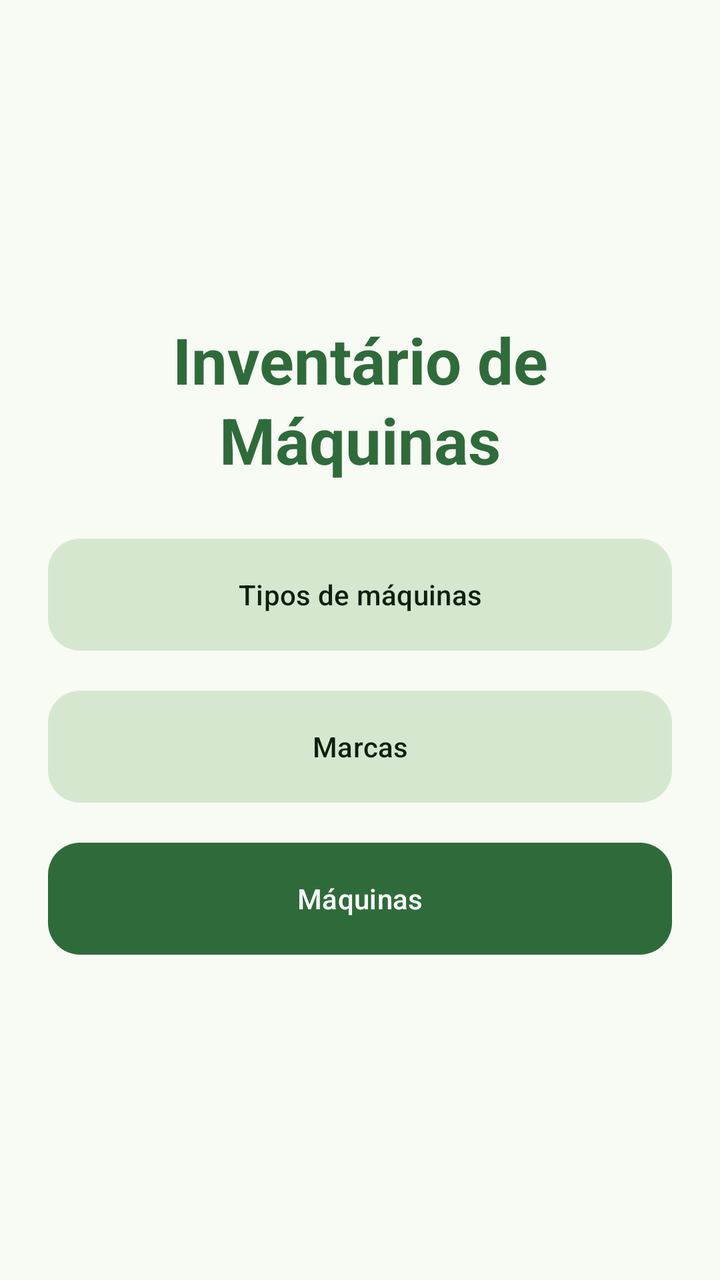
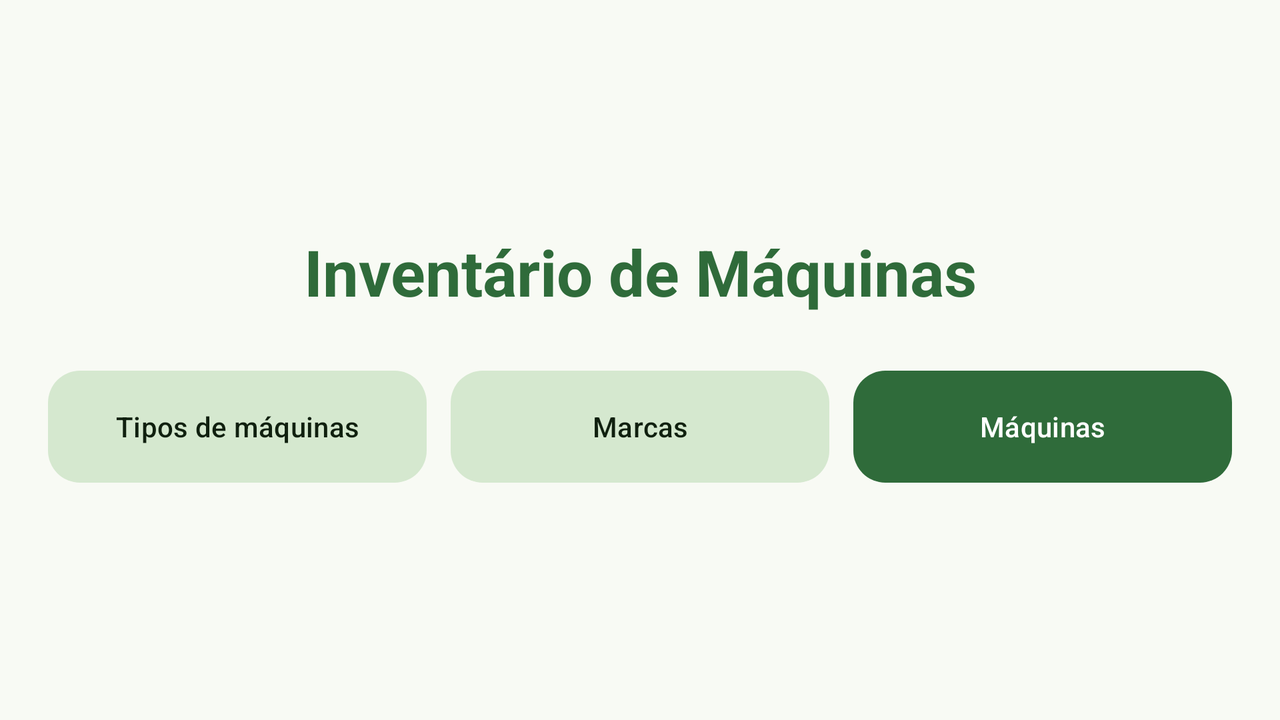

An Android layout and its configuration variant, each rendered on a device that would load it. The default file and the variant file are quoted in full after the pictures.
<!-- AndroidManifest.xml: application theme Theme.InventarioMaquinas -->
<!-- res/layout/activity_main.xml -->
<?xml version="1.0" encoding="utf-8"?>
<LinearLayout xmlns:android="http://schemas.android.com/apk/res/android"
    xmlns:app="http://schemas.android.com/apk/res-auto"
    android:id="@+id/main"
    android:layout_width="match_parent"
    android:layout_height="match_parent"
    android:gravity="center"
    android:orientation="vertical"
    android:padding="24dp">

    <TextView
        android:layout_width="match_parent"
        android:layout_height="wrap_content"
        android:gravity="center"
        android:text="@string/app_name"
        android:textAppearance="?attr/textAppearanceHeadlineLarge"
        android:textColor="?attr/colorPrimary"
        android:textStyle="bold" />

    <Button
        style="@style/Widget.Material3.Button.TonalButton"
        app:cornerRadius="16dp"
        android:id="@+id/buttonTipos"
        android:layout_width="match_parent"
        android:layout_height="64dp"
        android:layout_marginTop="24dp"
        android:text="@string/title_types" />

    <Button
        style="@style/Widget.Material3.Button.TonalButton"
        app:cornerRadius="16dp"
        android:id="@+id/buttonMarcas"
        android:layout_width="match_parent"
        android:layout_height="64dp"
        android:layout_marginTop="12dp"
        android:text="@string/title_brands" />

    <Button
        app:cornerRadius="16dp"
        android:id="@+id/buttonMaquinas"
        android:layout_width="match_parent"
        android:layout_height="64dp"
        android:layout_marginTop="12dp"
        android:text="@string/title_machines" />

</LinearLayout>
<!-- resources referenced by this layout -->
<resources>
  <string name="app_name">Inventário de Máquinas</string>
  <string name="title_brands">Marcas</string>
  <string name="title_machines">Máquinas</string>
  <string name="title_types">Tipos de máquinas</string>
  <style name="Theme.InventarioMaquinas" parent="Base.Theme.InventarioMaquinas" />
  <style name="Base.Theme.InventarioMaquinas" parent="Theme.Material3.DayNight.NoActionBar">
          <item name="colorPrimary">@color/brand_primary</item>
          <item name="colorOnPrimary">@color/brand_on_primary</item>
          <item name="colorPrimaryContainer">@color/brand_primary_container</item>
          <item name="colorOnPrimaryContainer">@color/brand_on_primary_container</item>
          <item name="colorSecondary">@color/brand_secondary</item>
          <item name="colorOnSecondary">@color/brand_on_secondary</item>
          <item name="colorSecondaryContainer">@color/brand_secondary_container</item>
          <item name="colorOnSecondaryContainer">@color/brand_on_secondary_container</item>
          <item name="colorSurface">@color/brand_surface</item>
          <item name="colorOnSurface">@color/brand_on_surface</item>
          <item name="colorSurfaceVariant">@color/brand_surface_variant</item>
          <item name="colorOnSurfaceVariant">@color/brand_on_surface_variant</item>
          <item name="colorOutline">@color/brand_outline</item>
          <item name="colorOutlineVariant">@color/brand_outline_variant</item>
          <item name="android:colorBackground">@color/brand_surface</item>
          <item name="colorOnBackground">@color/brand_on_surface</item>
      </style>
  <color name="brand_primary">#2F6B3A</color>
  <color name="brand_on_primary">#FFFFFF</color>
  <color name="brand_primary_container">#B7F2B8</color>
  <color name="brand_on_primary_container">#00210A</color>
  <color name="brand_secondary">#52634F</color>
  <color name="brand_on_secondary">#FFFFFF</color>
  <color name="brand_secondary_container">#D5E8CF</color>
  <color name="brand_on_secondary_container">#10200F</color>
  <color name="brand_surface">#F8FAF4</color>
  <color name="brand_on_surface">#191C19</color>
  <color name="brand_surface_variant">#DDE5DA</color>
  <color name="brand_on_surface_variant">#414941</color>
  <color name="brand_outline">#717971</color>
  <color name="brand_outline_variant">#C1C9BF</color>
</resources>
<!-- res/layout-land/activity_main.xml (the repository's variant of the layout above) -->
<!-- drawn on the phone turned sideways -->
<?xml version="1.0" encoding="utf-8"?>
<LinearLayout xmlns:android="http://schemas.android.com/apk/res/android"
    xmlns:app="http://schemas.android.com/apk/res-auto"
    android:id="@+id/main"
    android:layout_width="match_parent"
    android:layout_height="match_parent"
    android:gravity="center"
    android:orientation="vertical"
    android:padding="24dp">

    <TextView
        android:layout_width="match_parent"
        android:layout_height="wrap_content"
        android:gravity="center"
        android:text="@string/app_name"
        android:textAppearance="?attr/textAppearanceHeadlineLarge"
        android:textColor="?attr/colorPrimary"
        android:textStyle="bold" />

    <LinearLayout
        android:layout_width="match_parent"
        android:layout_height="wrap_content"
        android:layout_marginTop="24dp"
        android:orientation="horizontal">

        <Button
        style="@style/Widget.Material3.Button.TonalButton"
        app:cornerRadius="16dp"
            android:id="@+id/buttonTipos"
            android:layout_width="0dp"
            android:layout_height="64dp"
            android:layout_weight="1"
            android:text="@string/title_types" />

        <Button
        style="@style/Widget.Material3.Button.TonalButton"
        app:cornerRadius="16dp"
            android:id="@+id/buttonMarcas"
            android:layout_width="0dp"
            android:layout_height="64dp"
            android:layout_marginStart="12dp"
            android:layout_weight="1"
            android:text="@string/title_brands" />

        <Button
        app:cornerRadius="16dp"
            android:id="@+id/buttonMaquinas"
            android:layout_width="0dp"
            android:layout_height="64dp"
            android:layout_marginStart="12dp"
            android:layout_weight="1"
            android:text="@string/title_machines" />
    </LinearLayout>

</LinearLayout>
